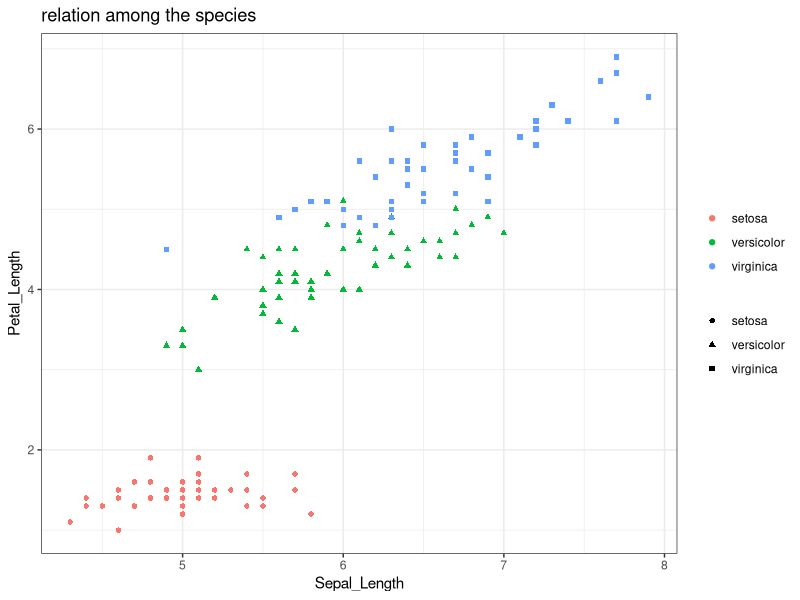
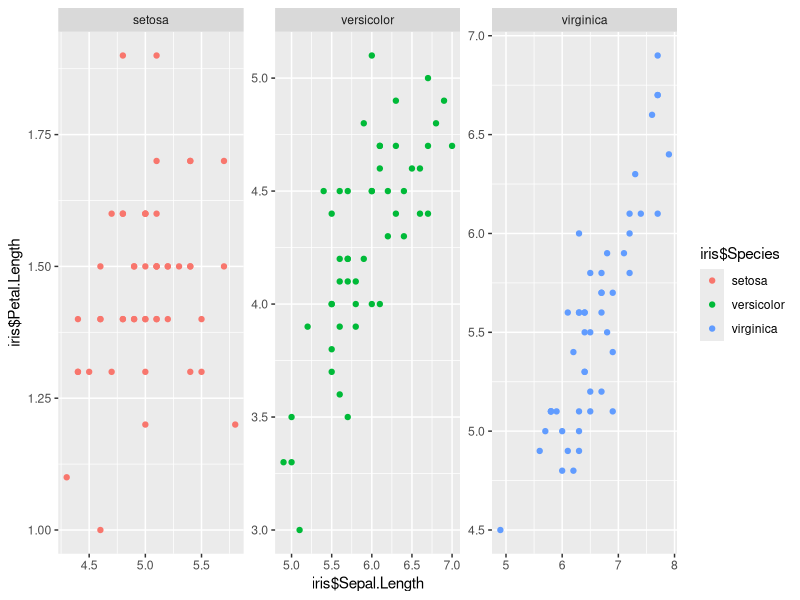

R code for these plots, in order:
## ---- chunk 1
knitr::opts_chunk$set(echo = TRUE)
## ---- chunk 2
is.na(7/0)
is.na(0/0)
# since 7/0 is Inf or -Inf while 0/0 is NaN(not a number).
## ---- chunk 3
  library(tidyverse)
  # head(iris)
  ggplot(data = iris)+
    geom_point(aes(x=iris$Sepal.Length,y=iris$Petal.Length,color=factor(Species),shape=factor(iris$Species)))+
    labs(x="Sepal_Length",
         y="Petal_Length",
         title = "relation among the species")+
    theme_bw()+
    theme(legend.title=element_blank())
## ---- chunk 4
  # faceting tech
  ggplot(data=iris)+
    geom_point(aes(x=iris$Sepal.Length,y=iris$Petal.Length,color=iris$Species))+
    facet_wrap(~iris$Species,scales = "free")
  # 'scales' cancel the limit of axis
